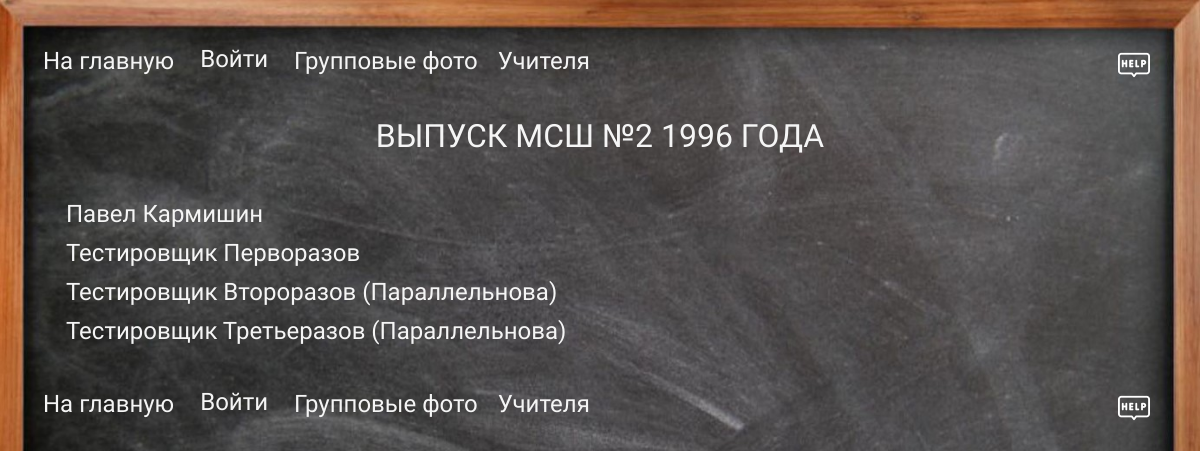
Page /mainpage/ on the earlier database version.
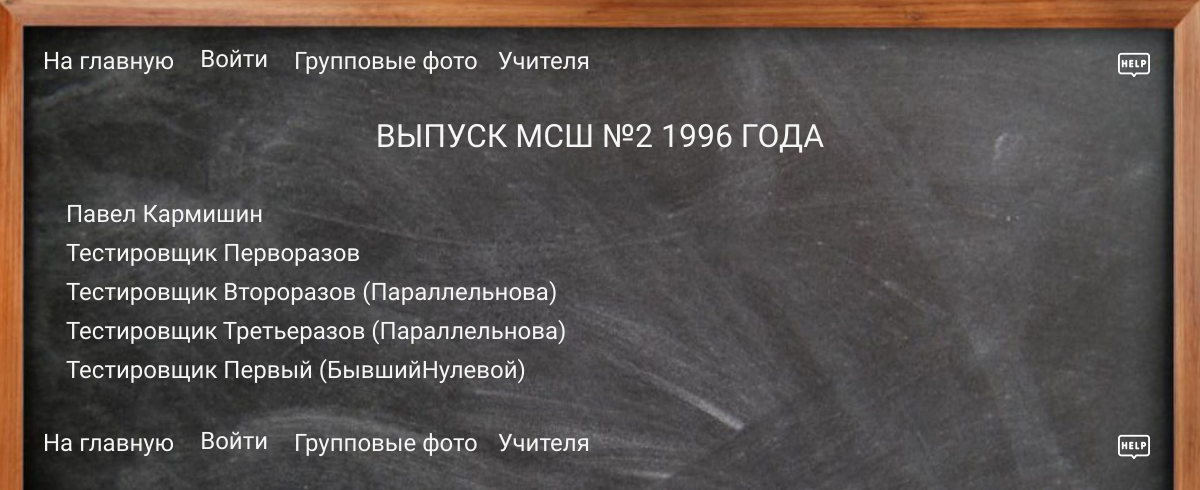
Same page on the later database version.
### reunion/models.py (models this page shows, shortened)
class User(AbstractUser):
    maiden_name = models.CharField(max_length=150, blank=True, null=True)
    telegram = models.CharField(max_length=150, blank=True, null=True)
    vk_profile = models.CharField(max_length=150, blank=True, null=True)
    ok_profile = models.CharField(max_length=150, blank=True, null=True)
    username = None  # полностью убираем username
    email = models.EmailField(unique=True)
    picture_young = models.ImageField(upload_to='pictures', blank=True, null=True, default='defaults/default_young.png')
    picture_teenager = models.ImageField(upload_to='pictures', blank=True, null=True, default='defaults/default_teenager.png')
    picture_old = models.ImageField(upload_to='pictures', blank=True, null=True, default='defaults/default_old.png')
    history = models.TextField(blank=True, null=True)
    slug = models.SlugField(db_index=True, default='', null=False)
    USERNAME_FIELD = 'email'
    REQUIRED_FIELDS = []
    groups = models.ManyToManyField(
        'auth.Group',
        related_name='custom_user_set',  # Уникальное имя
        blank=True,
        help_text=(
            'The groups this user belongs to. A user will get all permissions '
            'granted to each of their groups.'
        ),
        verbose_name='groups',
    )
    user_permissions = models.ManyToManyField(
        'auth.Permission',
        related_name='custom_user_set',  # Уникальное имя
        blank=True,
        help_text='Specific permissions for this user.',
        verbose_name='user permissions',
    )
    def get_url(self):
        return reverse('user_info', args=[self.slug])

### reunion/views.py (the view)
# urls.py: path('mainpage/', views.ShowUsersList.as_view(), name='mainpage'),
class ShowUsersList(ListView):
    template_name = 'reunion/manepage.html'
    model = User
    context_object_name = 'users'

### reunion/templates/reunion/manepage.html (shortened to what this page needs)
{% extends 'reunion/base_class.html' %}
{% load static %}
{% block content %}
{% include 'reunion/navigation.html' %}
    <div class="header-container header-container_user-info">
        <h1>
            ВЫПУСК МСШ №2 1996 ГОДА
        </h1>
    </div>
   <div class="users-container">
        <ul>
            {% for user in users %}
                <li>
                    <a href="{{ user.get_url }}">{{ user.first_name }} {{ user.last_name }} {% if user.maiden_name %} ({{ user.maiden_name }}) {% endif %}</a>
                </li>
            {% endfor %}
        </ul>
   </div>
{% include 'reunion/navigation.html' %}
{% endblock %}

Differences in the rows shown:
added User: first_name "Тестировщик", last_name "Первый", maiden_name "БывшийНулевой"
